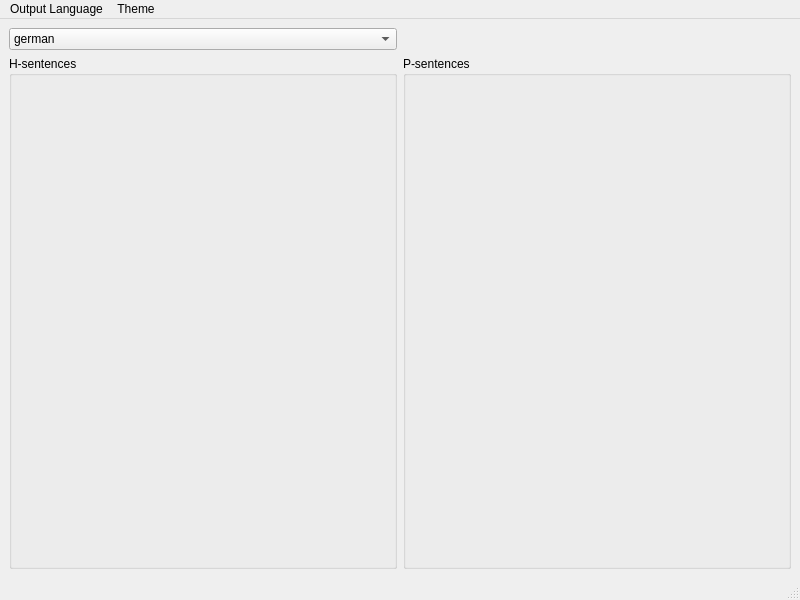
<?xml version="1.0" encoding="UTF-8"?>
<ui version="4.0">
 <class>MainWindow</class>
 <widget class="QMainWindow" name="MainWindow">
  <property name="geometry">
   <rect>
    <x>0</x>
    <y>0</y>
    <width>800</width>
    <height>600</height>
   </rect>
  </property>
  <property name="windowTitle">
   <string>MainWindow</string>
  </property>
  <widget class="QWidget" name="centralwidget">
   <layout class="QGridLayout" name="gridLayout">
    <item row="0" column="0">
     <widget class="QComboBox" name="language">
      <item>
       <property name="text">
        <string>german</string>
       </property>
      </item>
      <item>
       <property name="text">
        <string>english</string>
       </property>
      </item>
     </widget>
    </item>
    <item row="1" column="1">
     <widget class="QGroupBox" name="Psentences">
      <property name="title">
       <string>P-sentences</string>
      </property>
      <layout class="QGridLayout" name="pLayout"/>
     </widget>
    </item>
    <item row="1" column="0">
     <widget class="QGroupBox" name="Hsentences">
      <property name="title">
       <string>H-sentences</string>
      </property>
      <layout class="QGridLayout" name="hLayout"/>
     </widget>
    </item>
   </layout>
  </widget>
  <widget class="QMenuBar" name="menubar">
   <property name="geometry">
    <rect>
     <x>0</x>
     <y>0</y>
     <width>800</width>
     <height>22</height>
    </rect>
   </property>
   <widget class="QMenu" name="menuLanguage">
    <property name="title">
     <string>Output Language</string>
    </property>
    <addaction name="actionGerman"/>
    <addaction name="actionEnglish"/>
   </widget>
   <widget class="QMenu" name="menuTheme">
    <property name="title">
     <string>Theme</string>
    </property>
    <addaction name="actionLight"/>
    <addaction name="actionDark"/>
   </widget>
   <addaction name="menuLanguage"/>
   <addaction name="menuTheme"/>
  </widget>
  <widget class="QStatusBar" name="statusbar"/>
  <action name="actionGerman">
   <property name="text">
    <string>German</string>
   </property>
  </action>
  <action name="actionEnglish">
   <property name="text">
    <string>English</string>
   </property>
  </action>
  <action name="actionLight">
   <property name="text">
    <string>Light</string>
   </property>
  </action>
  <action name="actionDark">
   <property name="text">
    <string>Dark</string>
   </property>
  </action>
 </widget>
 <resources/>
 <connections/>
</ui>
